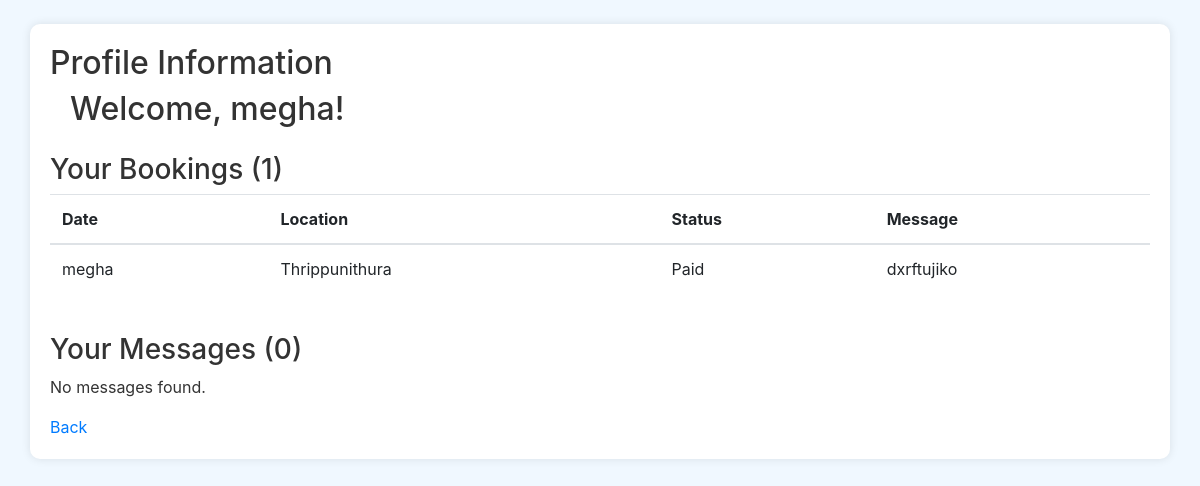
/profile/ (signed in), run on the app's committed database.
### booking/models.py (models this page shows, shortened)
class AmbulanceBooking(models.Model):
    name = models.CharField(max_length=255, blank=True, null=True)
    number = models.CharField(max_length=20)
    location = models.CharField(max_length=255)
    textarea_message = models.TextField(blank=True, null=True)
    status = models.CharField(max_length=20, default='Pending')

### booking/views.py (the view)
# urls.py: path('profile/', views.user_profile, name='profile'),
@login_required
def user_profile(request):
    try:
        current_user = request.user
        bookings = AmbulanceBooking.objects.filter(name=current_user.username)
        user_messages = MessageSending.objects.filter(name=current_user.username)
        context = {
            'user': current_user,
            'bookings': bookings,
            'messages': user_messages,
            'total_bookings': bookings.count(),
            'total_messages': user_messages.count()
        }
        return render(request, 'profile.html', context)
    except User.DoesNotExist:
        messages.error(request, "User profile not found.")
        return redirect('login')
    except Exception as e:
        messages.error(request, f"An error occurred: {str(e)}")
        return redirect('login')

### templates/profile.html (shortened to what this page needs)
<!DOCTYPE html>
<html lang="en">
<head>
    <link rel="stylesheet" href="https://maxcdn.bootstrapcdn.com/bootstrap/4.5.2/css/bootstrap.min.css">
</head>
<body>
    <div class="container mt-4">
        <h2>Profile Information</h2>
        <div class="user-info mb-4">
            <h2>Welcome, {{ user.username }}!</h2>
        </div>
        <div class="bookings-section mb-4">
            <h3>Your Bookings ({{ total_bookings }})</h3>
            {% if bookings %}
                <div class="table-responsive">
                    <table class="table">
                        <thead>
                            <tr>
                                <th>Date</th>
                                <th>Location</th>
                                <th>Status</th>
                                <th>Message</th>
                            </tr>
                        </thead>
                        <tbody>
                            {% for booking in bookings %}
                            <tr>
                                <td>{{ booking.name }}</td>
                                <td>{{ booking.location }}</td>
                                <td>{{ booking.status }}</td>
                                <td>{{ booking.textarea_message|default:"No message" }}</td>
                            </tr>
                            {% endfor %}
                        </tbody>
                    </table>
                </div>
            {% else %}
                <p>No bookings found.</p>
            {% endif %}
        </div>
        <div class="messages-section">
            <h3>Your Messages ({{ total_messages }})</h3>
            {% if messages %}
                <div class="table-responsive">
                    <table class="table">
                        <thead>
                            <tr>
                                <th>Subject</th>
                                <th>Message</th>
                                <th>Email</th>
                                <th>Phone</th>
                            </tr>
                        </thead>
                        <tbody>
                            {% for msg in messages %}
                            <tr>
                                <td>{{ msg.subject|default:"No subject" }}</td>
                                <td>{{ msg.message }}</td>
                                <td>{{ msg.email }}</td>
                                <td>{{ msg.phone }}</td>
                            </tr>
                            {% endfor %}
                        </tbody>
                    </table>
                </div>
            {% else %}
                <p>No messages found.</p>
            {% endif %}
        </div>
        <div class="register-container">
            <a class="register-button" href="{% url 'home' %}">Back</a>
        </div>
    </div>
</body>
</html>

### templates/profile.html (style rules this page uses)
body { background-color: #f0f8ff; color: #333; }
.container { background-color: #fff; padding: 20px; border-radius: 10px; box-shadow: 0 0 10px rgba(0, 0, 0, 0.1); }
.user-info { display: flex; align-items: center; margin-bottom: 20px; }
.user-info h2 { margin: 0; margin-left: 20px; }
.table th, .table td { vertical-align: middle; }

### data on the page
AmbulanceBooking: name "megha", location "Thrippunithura", status "Paid", textarea_message "dxrftujiko"

### other printed values
{{ user.username }} "megha"
{{ total_bookings }} "1"
{{ total_messages }} "0"
